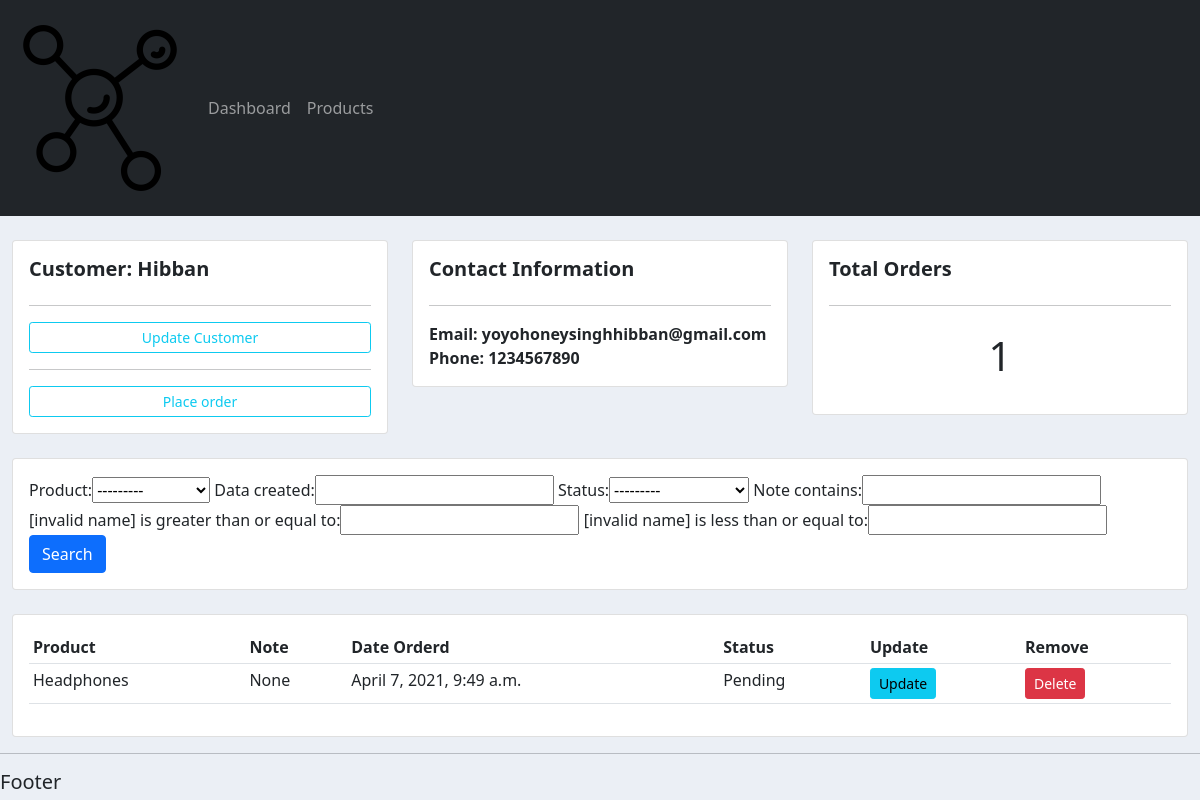
/customer/4/, run on the app's committed database.
### accounts/models.py (models this page shows, shortened)
class Customer(models.Model):
    name = models.CharField(max_length=200, null=True)
    phone = models.CharField(max_length=200, null=True)
    email = models.EmailField(max_length=200, null=True)
    data_created = models.DateTimeField(auto_now_add=True, null=True)

class Order(models.Model):
    STATUS = (
			('Pending', 'Pending'),
			('Out for delivery', 'Out for delivery'),
			('Delivered', 'Delivered'),
			)
    customer = models.ForeignKey(Customer, null=True, on_delete=models.SET_NULL)
    product = models.ForeignKey(Product, null=True, on_delete=models.SET_NULL)
    data_created = models.DateTimeField(auto_now_add=True, null=True)
    status = models.CharField(max_length=200, null=True, choices=STATUS)
    note = models.CharField(max_length=1000, null=True)

class Product(models.Model):
    CATEGORY = (
			('Indoor', 'Indoor'),
			('Out Door', 'Out Door'),
			)
    name = models.CharField(max_length=200, null=True)
    price = models.DecimalField(max_digits=10, decimal_places=5, null=True)
    category = models.CharField(max_length=200, null=True, choices=CATEGORY)
    description = models.CharField(max_length=200, null=True)
    data_created = models.DateTimeField(auto_now_add=True, null=True)
    tags = models.ManyToManyField(Tag)
    def __str__(self):
        return self.name

### accounts/views.py (the view)
# urls.py: path('customer/<str:pk>/', views.customer, name="customer"),
def customer(request, pk):
    customer = Customer.objects.get(id=pk)
    orders = customer.order_set.all()
    order_count = orders.count()
    myFilter = OrderFilter(request.GET, queryset=orders)
    orders = myFilter.qs
    context={'customer':customer, 'orders':orders, 'order_count':order_count, 'myFilter':myFilter}
    return render(request, 'accounts/customer.html', context)

### accounts/templates/accounts/customer.html
{% extends 'accounts/main.html' %}
{% block content %}
<br>
<div class="row">
	<div class="col-md">
		<div class="card card-body">
			<h5><b>Customer: {{customer.name}}</b></h5>
			<hr>
			<a class="btn btn-outline-info  btn-sm btn-block" href="">Update Customer</a>
			<hr>
			<a class="btn btn-outline-info  btn-sm btn-block" href="{% url 'accounts:create_order' customer.id %}">Place order</a>
		</div>
	</div>
	<div class="col-md">
		<div class="card card-body">
			<h5><b>Contact Information</b></h5>
			<hr>
			<span style="font-weight: bold;" >Email: {{customer.email}}</span>
			<span style="font-weight: bold;" >Phone: {{customer.phone}}</span>
		</div>
	</div>
	<div class="col-md">
		<div class="card card-body">
			<h5><b>Total Orders</b></h5>
			<hr>
			<h1 style="text-align: center;padding: 10px">{{order_count}}</h1>
		</div>
	</div>
</div>
<br>
<div class="row">
	<div class="col">
		<div class="card card-body">
			<form method="get">
				{{myFilter.form}}
		    	<button class="btn btn-primary" type="submit">Search</button>
			</form>
		</div>
	</div>
</div>
<br>
<div class="row">
	<div class="col-md">
		<div class="card card-body">
			<table class="table table-sm">
				<tr>
					<th>Product</th>
					<th>Note</th>
					<th>Date Orderd</th>
					<th>Status</th>
					<th>Update</th>
					<th>Remove</th>
				</tr>
					{% for order in orders %}
					<tr>
						<td>{{order.product}}</td>
						<td>{{order.note}}</td>
						<td>{{order.data_created}}</td>
						<td>{{order.status}}</td>
						<td><a class="btn btn-sm btn-info" href="{% url 'accounts:update_order' order.id %}">Update</a></td>
						<td><a class="btn btn-sm btn-danger" href="{% url 'accounts:delete_order' order.id %}">Delete</a></td>
					</tr>
					{% endfor %}
			</table>
		</div>
	</div>
</div>
{% endblock %}

### accounts/static/css/main.css (style rules this page uses)
body { background-color: #ebeff5; }

### data on the page
Customer: name "Hibban", email "yoyohoneysinghhibban@gmail.com", phone "1234567890"
Order: product "Headphones", note "None", data_created "April 7, 2021, 9:49 a.m.", status "Pending"

### other printed values
{{ order_count }} "1"
